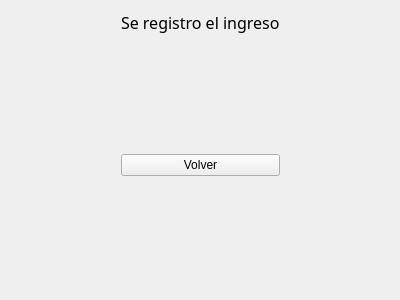
<?xml version="1.0" encoding="UTF-8"?>
<ui version="4.0">
 <class>Ventana</class>
 <widget class="QWidget" name="Ventana">
  <property name="geometry">
   <rect>
    <x>0</x>
    <y>0</y>
    <width>400</width>
    <height>300</height>
   </rect>
  </property>
  <property name="sizePolicy">
   <sizepolicy hsizetype="Maximum" vsizetype="Maximum">
    <horstretch>0</horstretch>
    <verstretch>0</verstretch>
   </sizepolicy>
  </property>
  <property name="windowTitle">
   <string>Ventana</string>
  </property>
  <layout class="QGridLayout" name="gridLayout">
   <item row="3" column="2">
    <spacer name="verticalSpacer">
     <property name="orientation">
      <enum>Qt::Vertical</enum>
     </property>
     <property name="sizeHint" stdset="0">
      <size>
       <width>20</width>
       <height>40</height>
      </size>
     </property>
    </spacer>
   </item>
   <item row="2" column="3">
    <spacer name="horizontalSpacer">
     <property name="orientation">
      <enum>Qt::Horizontal</enum>
     </property>
     <property name="sizeHint" stdset="0">
      <size>
       <width>40</width>
       <height>20</height>
      </size>
     </property>
    </spacer>
   </item>
   <item row="0" column="2">
    <widget class="QLabel" name="label">
     <property name="font">
      <font>
       <family>Impact</family>
       <pointsize>12</pointsize>
      </font>
     </property>
     <property name="text">
      <string>Se registro el ingreso</string>
     </property>
    </widget>
   </item>
   <item row="2" column="2">
    <widget class="QPushButton" name="pbVolver">
     <property name="text">
      <string>Volver</string>
     </property>
    </widget>
   </item>
   <item row="2" column="0">
    <spacer name="horizontalSpacer_2">
     <property name="orientation">
      <enum>Qt::Horizontal</enum>
     </property>
     <property name="sizeHint" stdset="0">
      <size>
       <width>40</width>
       <height>20</height>
      </size>
     </property>
    </spacer>
   </item>
   <item row="1" column="2">
    <spacer name="verticalSpacer_2">
     <property name="orientation">
      <enum>Qt::Vertical</enum>
     </property>
     <property name="sizeHint" stdset="0">
      <size>
       <width>20</width>
       <height>40</height>
      </size>
     </property>
    </spacer>
   </item>
  </layout>
 </widget>
 <resources/>
 <connections/>
</ui>
